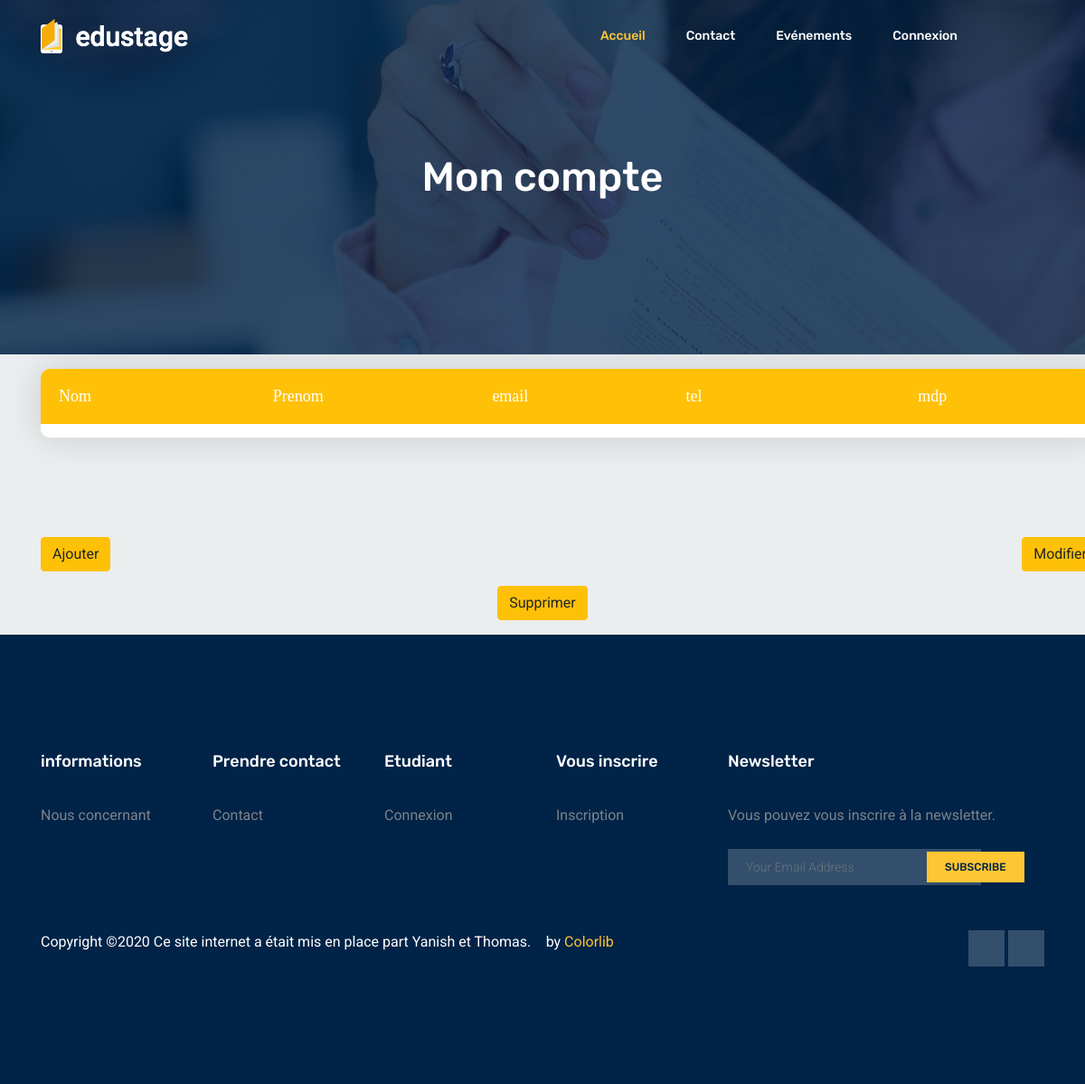
The page /View/moncompte_admin.php on the database as committed earlier.
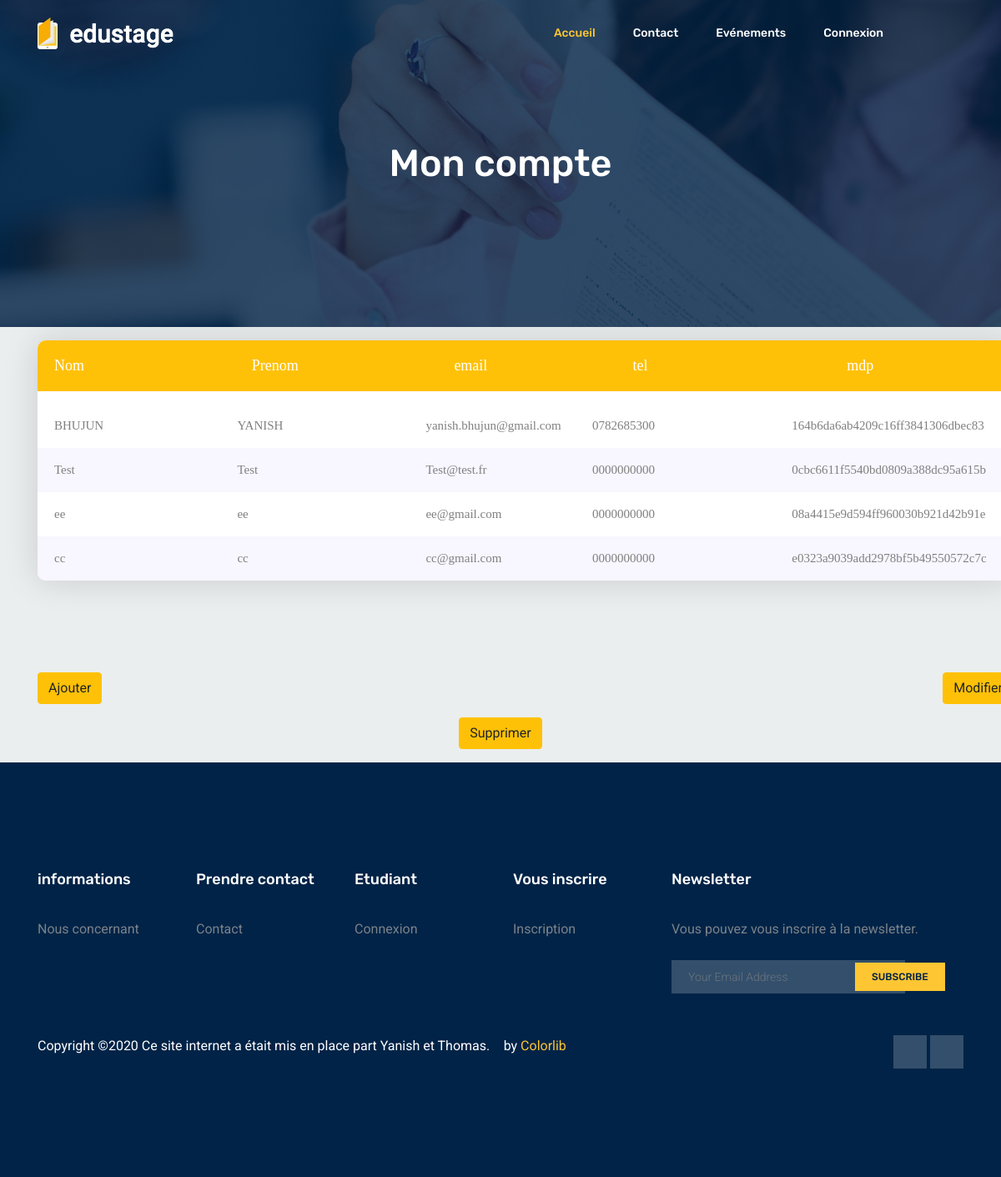
The same page on the database as committed later.
### tables this page shows
CREATE TABLE IF NOT EXISTS `compte` (
  `id` int(11) NOT NULL AUTO_INCREMENT,
  `nom` varchar(50) NOT NULL,
  `prenom` varchar(50) NOT NULL,
  `email` varchar(50) NOT NULL,
  `tel` varchar(20) NOT NULL,
  `mdp` varchar(50) NOT NULL,
  `role` varchar(10) NOT NULL,
  PRIMARY KEY (`id`),
  KEY `nom` (`nom`),
  KEY `tel` (`tel`)
);

### View/moncompte_admin.php (the view, shortened to what the changed rows need)
<!DOCTYPE html>
<html lang="en">
  <head>
<link rel="stylesheet" type="text/css" href="../tableau/vendor/bootstrap/css/bootstrap.min.css">
<link rel="stylesheet" type="text/css" href="../tableau/fonts/font-awesome-4.7.0/css/font-awesome.min.css">
<link rel="stylesheet" type="text/css" href="../tableau/vendor/animate/animate.css">
<link rel="stylesheet" type="text/css" href="../tableau/vendor/select2/select2.min.css">
<link rel="stylesheet" type="text/css" href="../tableau/vendor/perfect-scrollbar/perfect-scrollbar.css">
<link rel="stylesheet" type="text/css" href="../tableau/css/util.css">
<link rel="stylesheet" type="text/css" href="../tableau/css/main.css">
<link rel="stylesheet" type="text/css" href="../tableau/css/style2.css">
<link rel="stylesheet" type="text/css" href="../tableau/css/style3.css">
    <link rel="stylesheet" href="../css/bootstrap.css" />
    <link rel="stylesheet" href="../css/flaticon.css" />
    <link rel="stylesheet" href="../css/themify-icons.css" />
    <link rel="stylesheet" href="../vendors/owl-carousel/owl.carousel.min.css" />
    <link rel="stylesheet" href="../vendors/nice-select/css/nice-select.css" />
    <link rel="stylesheet" href="../css/style.css" />
  </head>
  <body>
    <section class="banner_area">
      <div class="banner_inner d-flex align-items-center">
        <div class="container">
          <div class="row justify-content-center">
            <div class="col-lg-6">
              <div class="banner_content text-center">
                <h2>Mon compte </h2>
              </div>
            </div>
          </div>
        </div>
      </div>
    </section>
    <?php
  	try{
  		$bdd= new PDO('mysql:host=localhost;dbname=ecole; charset=utf8','root','');
  	}
  	catch (Exception $e){
  		die('Erreur:'.$e->getMessage());
  	}
  	?>
<div class="container">
  <p>  <div class="container-table100">
      <div class="wrap-table100">
        <div class="table100 ver1 m-b-110">
          <div class="table100-head">
  						<table>
  							<thead>
  								<tr class="row100 head">
  									<th class="cell100 column1">Nom</th>
  									<th class="cell100 column2">Prenom</th>
  									<th class="cell100 column3">email</th>
  									<th class="cell100 column4">tel</th>
  									<th class="cell100 column5">mdp</th>
  								</tr>
  							</thead>
  						</table>
  					</div></p>
  					<div class="table100-body js-pscroll">
  						<table>
  							<tbody>
  								<?php
  								$req = $bdd->prepare('SELECT * FROM compte');
                  $req->execute(array('email'=>$_SESSION['email']));
  								$donnees= $req->fetchall();
  								foreach ($donnees as $value) {
  									echo '<tr class="row100 body">
  												<td class="cell100 column1">'.$value["nom"].'</td>
  												<td class="cell100 column2">'.$value["prenom"].'</td>
  												<td class="cell100 column3">'.$value["email"].'</td>
  												<td class="cell100 column4">'.$value["tel"].'</td>
  												<td class="cell100 column5">'.$value["mdp"].'</td>
  												</tr>';
  								}
  								?>
  							</tbody>
  						</table>
  					</div>
  				</div>
  </body>
</html>

Rows that differ between the two databases and show on the page:
added compte: nom "BHUJUN", prenom "YANISH", email "yanish.bhujun@gmail.com", tel "0782685300", mdp "164b6da6ab4209c16ff3841306dbec83"
added compte: nom "Test", prenom "Test", email "Test@test.fr", tel "0000000000", mdp "0cbc6611f5540bd0809a388dc95a615b"
added compte: nom "ee", prenom "ee", email "ee@gmail.com", tel "0000000000", mdp "08a4415e9d594ff960030b921d42b91e"
added compte: nom "cc", prenom "cc", email "cc@gmail.com", tel "0000000000", mdp "e0323a9039add2978bf5b49550572c7c"
